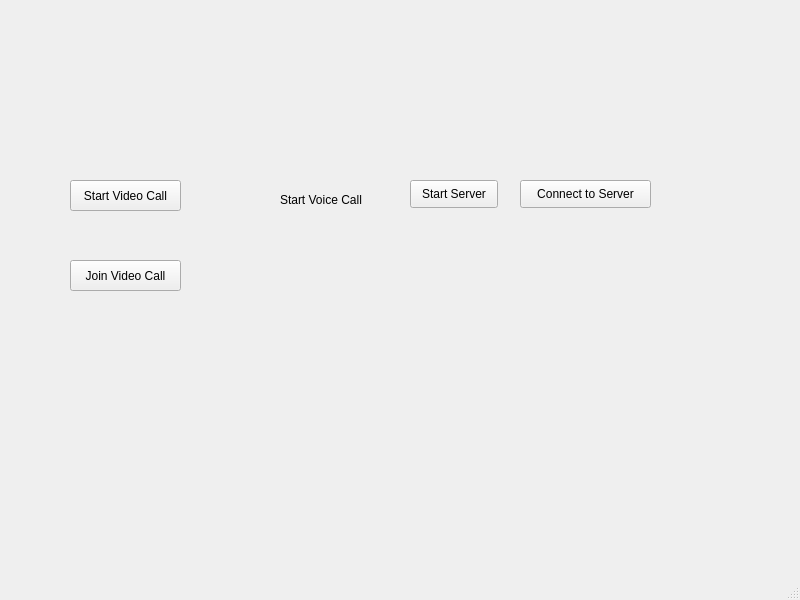
<?xml version="1.0" encoding="UTF-8"?>
<ui version="4.0">
 <class>MainWindow</class>
 <widget class="QMainWindow" name="MainWindow">
  <property name="geometry">
   <rect>
    <x>0</x>
    <y>0</y>
    <width>800</width>
    <height>600</height>
   </rect>
  </property>
  <property name="windowTitle">
   <string>MainWindow</string>
  </property>
  <widget class="QWidget" name="centralwidget">
   <property name="sizePolicy">
    <sizepolicy hsizetype="Preferred" vsizetype="Preferred">
     <horstretch>0</horstretch>
     <verstretch>0</verstretch>
    </sizepolicy>
   </property>
   <widget class="QLabel" name="label_2">
    <property name="geometry">
     <rect>
      <x>280</x>
      <y>190</y>
      <width>111</width>
      <height>19</height>
     </rect>
    </property>
    <property name="text">
     <string>Start Voice Call</string>
    </property>
   </widget>
   <widget class="QPushButton" name="startServerButton">
    <property name="geometry">
     <rect>
      <x>410</x>
      <y>180</y>
      <width>88</width>
      <height>28</height>
     </rect>
    </property>
    <property name="text">
     <string>Start Server</string>
    </property>
   </widget>
   <widget class="QPushButton" name="connectButton">
    <property name="geometry">
     <rect>
      <x>520</x>
      <y>180</y>
      <width>131</width>
      <height>28</height>
     </rect>
    </property>
    <property name="text">
     <string>Connect to Server</string>
    </property>
   </widget>
   <widget class="QPushButton" name="initVideoBtn">
    <property name="geometry">
     <rect>
      <x>70</x>
      <y>180</y>
      <width>111</width>
      <height>31</height>
     </rect>
    </property>
    <property name="text">
     <string>Start Video Call</string>
    </property>
   </widget>
   <widget class="QPushButton" name="joinVcBtn">
    <property name="geometry">
     <rect>
      <x>70</x>
      <y>260</y>
      <width>111</width>
      <height>31</height>
     </rect>
    </property>
    <property name="text">
     <string>Join Video Call</string>
    </property>
   </widget>
  </widget>
  <widget class="QMenuBar" name="menubar">
   <property name="geometry">
    <rect>
     <x>0</x>
     <y>0</y>
     <width>800</width>
     <height>24</height>
    </rect>
   </property>
  </widget>
  <widget class="QStatusBar" name="statusbar"/>
 </widget>
 <resources/>
 <connections/>
</ui>
